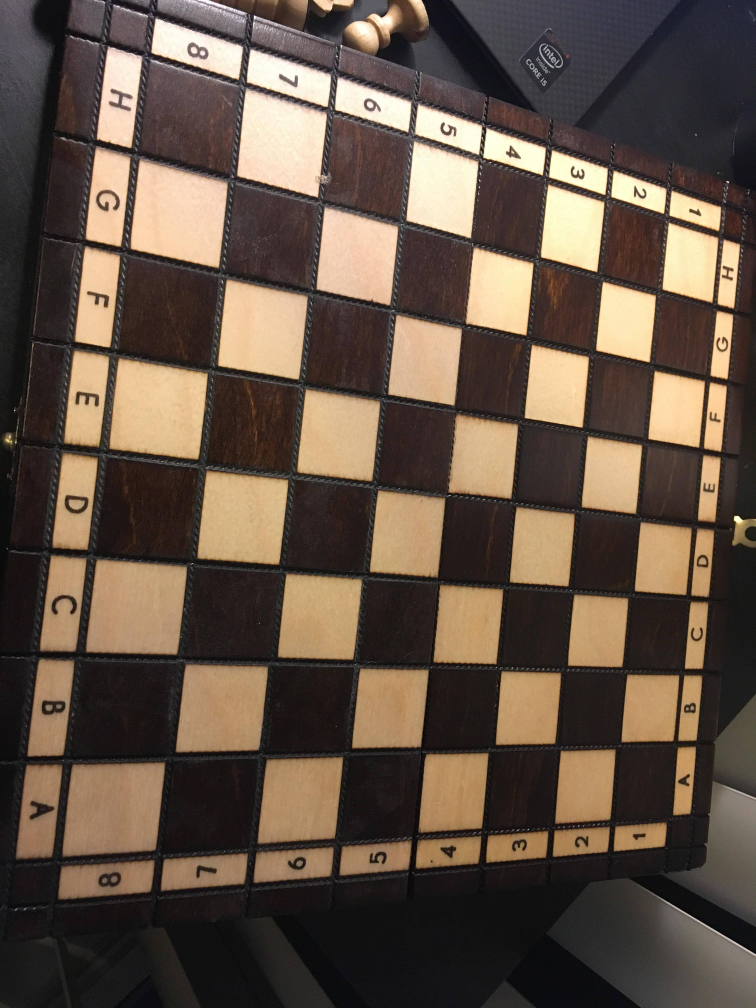
#> input picture cv/calib_img/23484557_949015395250084_1528233973_o.jpg, 3024 x 4032 px (shown at 1/4 size)
$ python -i distance_calc_cv.py   (imports and definitions only)
#> lines starting #> are read from the running program, lines starting #| are printed output that depends on the picture

# method ref: https://stackoverflow.com/questions/14038002/opencv-how-to-calculate-distance-between-camera-and-object-using-image


import numpy as np
import cv2
import glob

#focal lengthe of this camera
FOCAL_LENGTH = 4.3 # mm, for testing purpose with a phone rn.

# find native resolution of photos taken - only for comparing photo at diff resolution from native

# size of obj in real world in mm, diameter in this case
ball_diameter_real = ""

# take about 2 dozen photos,
CALIB_IMGSET = glob.glob('C:/git/rover/cv/calib_img/*.jpg')

#input image to find distance, frame past by ball_tracking.py or newly taken
FRAME = ""


# [18 lines left out: function find_distance, not called in this run]

# detect and find diameter of ball
def find_ball_diameter(frame):

    # resize the frame, blur it, and convert it to the HSV
    # color space
    frame = imutils.resize(frame, width=800)
    # blurred = cv2.GaussianBlur(frame, (11, 11), 0)
    hsv = cv2.cvtColor(frame, cv2.COLOR_BGR2HSV)

    # construct a mask for the color "green", then perform
    # a series of dilations and erosions to remove any small
    # blobs left in the mask
    mask = cv2.inRange(hsv, greenLower, greenUpper)
    cv2.imshow("mask before de-noise", mask)
    mask = cv2.erode(mask, None, iterations=2)
    mask = cv2.dilate(mask, None, iterations=2)
    cv2.imshow("mask", mask)
    # find contours in the mask and initialize the current
    # (x, y) center of the ball
    cnts = cv2.findContours(mask.copy(), cv2.RETR_EXTERNAL,
                            cv2.CHAIN_APPROX_SIMPLE)[-2]
    center = None
    print('contour length %d', len(cnts))
    print(cnts)
    # only proceed if at least one contour was found
    if len(cnts) > 0:
        # find the largest contour in the mask, then use
        # it to compute the minimum enclosing circle and
        # centroid
        c = max(cnts, key=cv2.contourArea)
        ((x, y), radius) = cv2.minEnclosingCircle(c)
        M = cv2.moments(c)
        center = (int(M["m10"] / M["m00"]), int(M["m01"] / M["m00"]))
        print('centre')
        print(center)
        # only proceed if the radius meets a minimum size

        return radius*2
    else:
        return -1


# [43 lines left out: function find_intrinsic_matrix, not called in this run]

>>> import cv2
>>> picture = cv2.imread('calib_img/23484557_949015395250084_1528233973_o.jpg', cv2.IMREAD_GRAYSCALE)
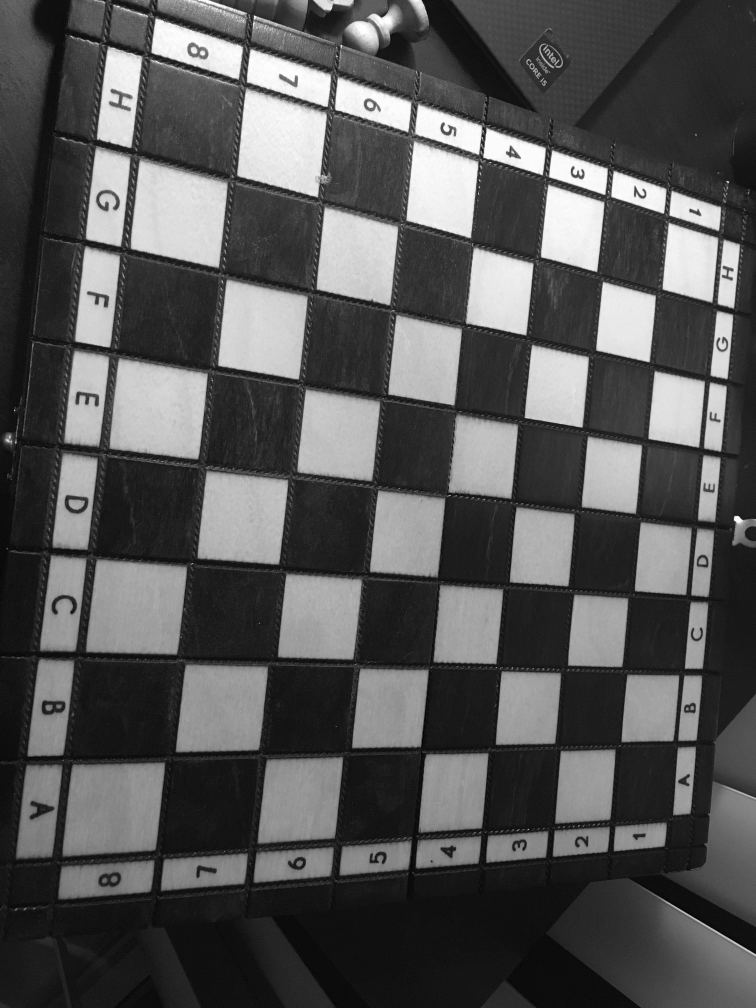
#> picture: shape (4032, 3024) (shown at 1/4 size); min 0, max 255, mean 85.7
#> (the run stopped early here; a loop or call above may not have finished)

$ run again, on cv/calib_img/23514668_949015381916752_1440070634_o.jpg
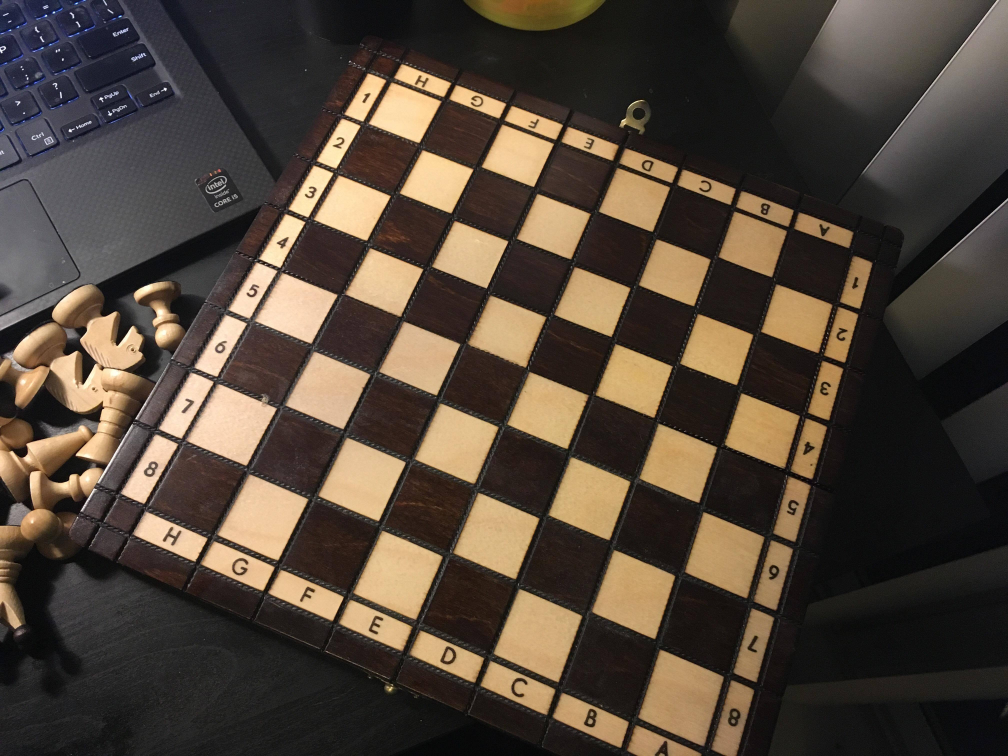
#> input picture cv/calib_img/23514668_949015381916752_1440070634_o.jpg, 4032 x 3024 px (shown at 1/4 size)
#> `picture = cv2.imread('calib_img/23484557_949015395250084_1528233973_o...`:
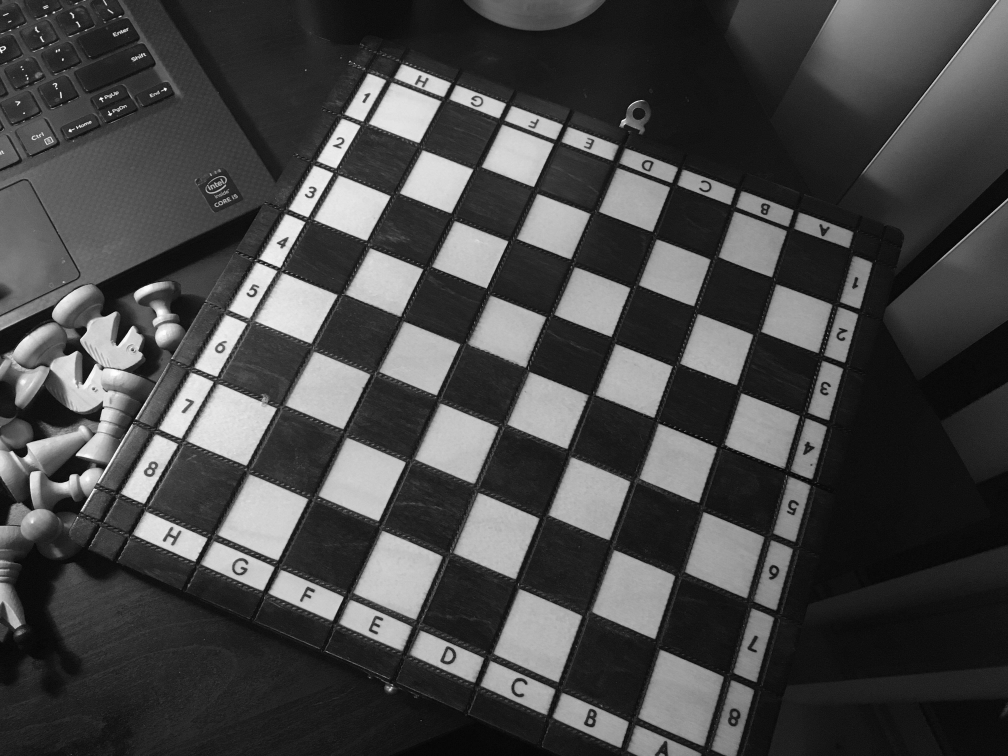
#> picture: shape (3024, 4032) (shown at 1/4 size); min 0, max 255, mean 71.4

$ run again, on cv/calib_img/23514796_949015375250086_1941807176_o.jpg
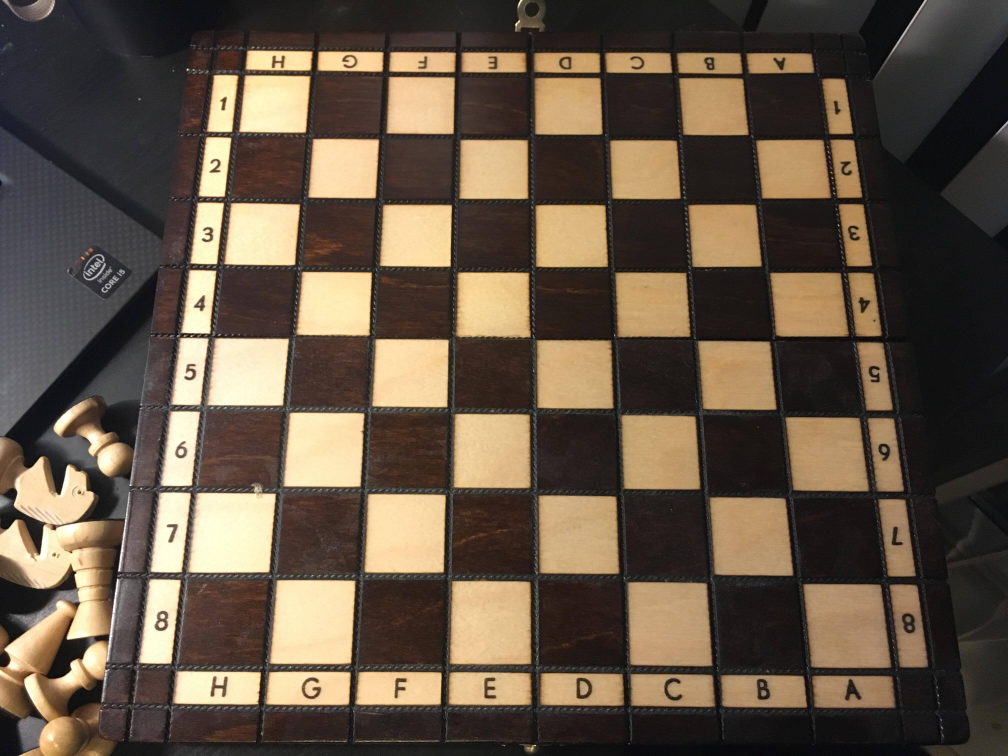
#> input picture cv/calib_img/23514796_949015375250086_1941807176_o.jpg, 4032 x 3024 px (shown at 1/4 size)
#> `picture = cv2.imread('calib_img/23484557_949015395250084_1528233973_o...`:
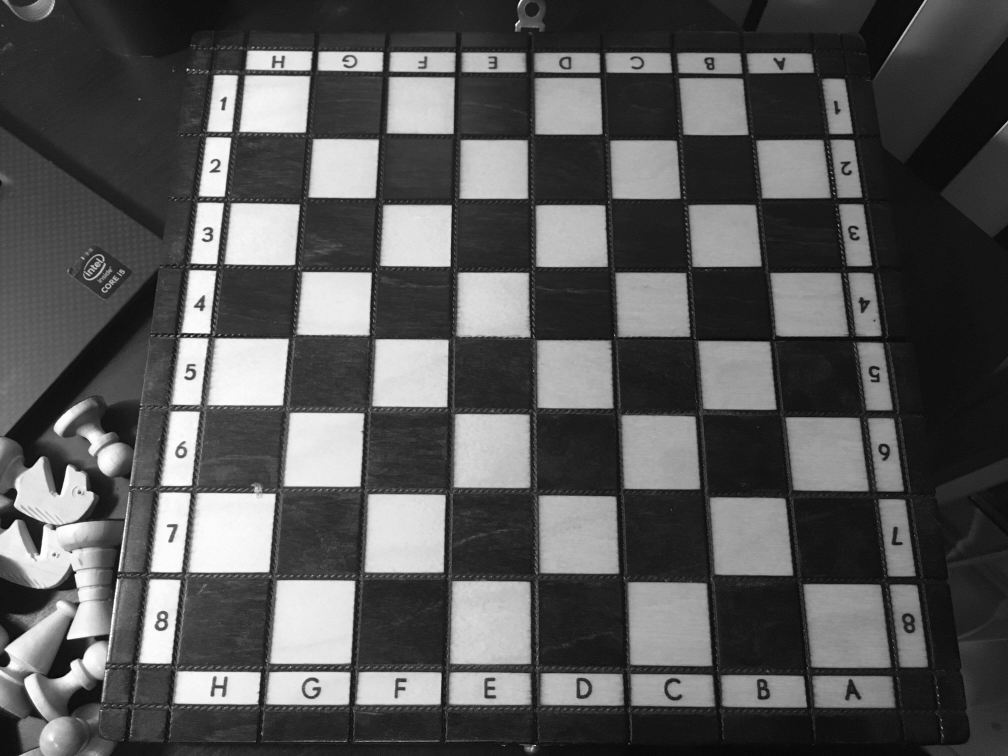
#> picture: shape (3024, 4032) (shown at 1/4 size); min 0, max 255, mean 87.6

$ run again, on cv/calib_img/23514820_949015338583423_573330486_o.jpg
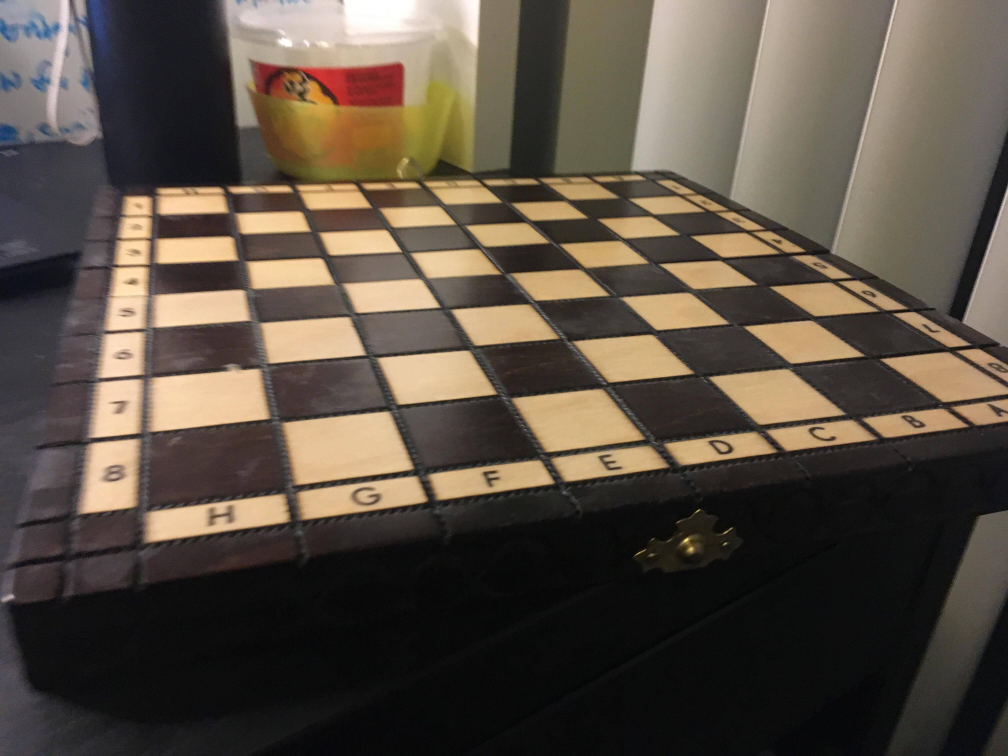
#> input picture cv/calib_img/23514820_949015338583423_573330486_o.jpg, 4032 x 3024 px (shown at 1/4 size)
#> `picture = cv2.imread('calib_img/23484557_949015395250084_1528233973_o...`:
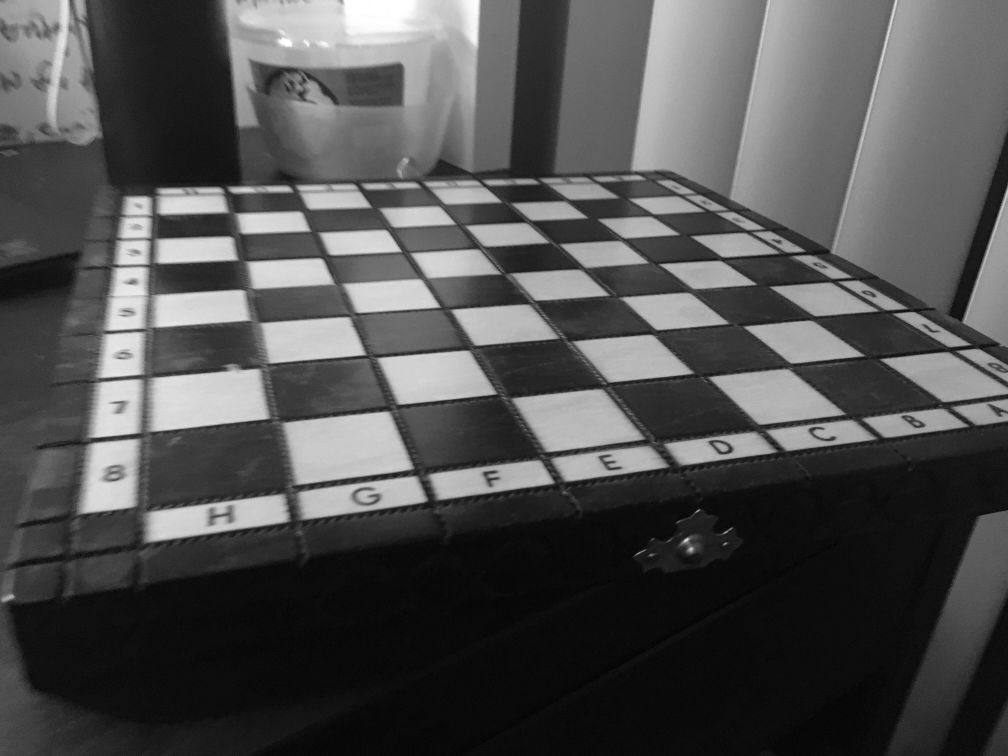
#> picture: shape (3024, 4032) (shown at 1/4 size); min 0, max 255, mean 80.1
